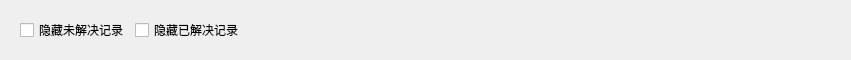
         <widget class="QWidget" name="widget_records_query_middle" native="true">
          <property name="minimumSize">
           <size>
            <width>0</width>
            <height>60</height>
           </size>
          </property>
          <property name="maximumSize">
           <size>
            <width>16777215</width>
            <height>60</height>
           </size>
          </property>
          <property name="styleSheet">
           <string notr="true"/>
          </property>
          <layout class="QHBoxLayout" name="horizontalLayout_36">
           <property name="leftMargin">
            <number>11</number>
           </property>
           <property name="topMargin">
            <number>0</number>
           </property>
           <property name="rightMargin">
            <number>11</number>
           </property>
           <property name="bottomMargin">
            <number>0</number>
           </property>
           <item>
            <widget class="QWidget" name="widget_information_feedback_if_solved_4" native="true">
             <property name="styleSheet">
              <string notr="true"/>
             </property>
             <layout class="QHBoxLayout" name="horizontalLayout_37">
              <property name="topMargin">
               <number>0</number>
              </property>
              <property name="bottomMargin">
               <number>0</number>
              </property>
              <item>
               <widget class="QWidget" name="widget_information_feedback_if_solved_5" native="true">
                <layout class="QHBoxLayout" name="horizontalLayout_38">
                 <property name="leftMargin">
                  <number>0</number>
                 </property>
                 <property name="topMargin">
                  <number>0</number>
                 </property>
                 <property name="rightMargin">
                  <number>0</number>
                 </property>
                 <property name="bottomMargin">
                  <number>0</number>
                 </property>
                 <item>
                  <widget class="QCheckBox" name="checkBox_hide_unresolved_records">
                   <property name="text">
                    <string>隐藏未解决记录</string>
                   </property>
                  </widget>
                 </item>
                 <item>
                  <widget class="QCheckBox" name="checkBox_hide_solved_records">
                   <property name="text">
                    <string>隐藏已解决记录</string>
                   </property>
                  </widget>
                 </item>
                 <item>
                  <widget class="QGroupBox" name="groupBox_information_feedback_if_solved_2">
                   <property name="styleSheet">
                    <string notr="true">
border: 0px ;</string>
                   </property>
                   <property name="title">
                    <string/>
                   </property>
                   <layout class="QHBoxLayout" name="horizontalLayout_39">
                    <item>
                     <spacer name="horizontalSpacer_59">
                      <property name="orientation">
                       <enum>Qt::Horizontal</enum>
                      </property>
                      <property name="sizeHint" stdset="0">
                       <size>
                        <width>563</width>
                        <height>20</height>
                       </size>
                      </property>
                     </spacer>
                    </item>
                   </layout>
                  </widget>
                 </item>
                </layout>
               </widget>
              </item>
             </layout>
            </widget>
           </item>
          </layout>
         </widget>
